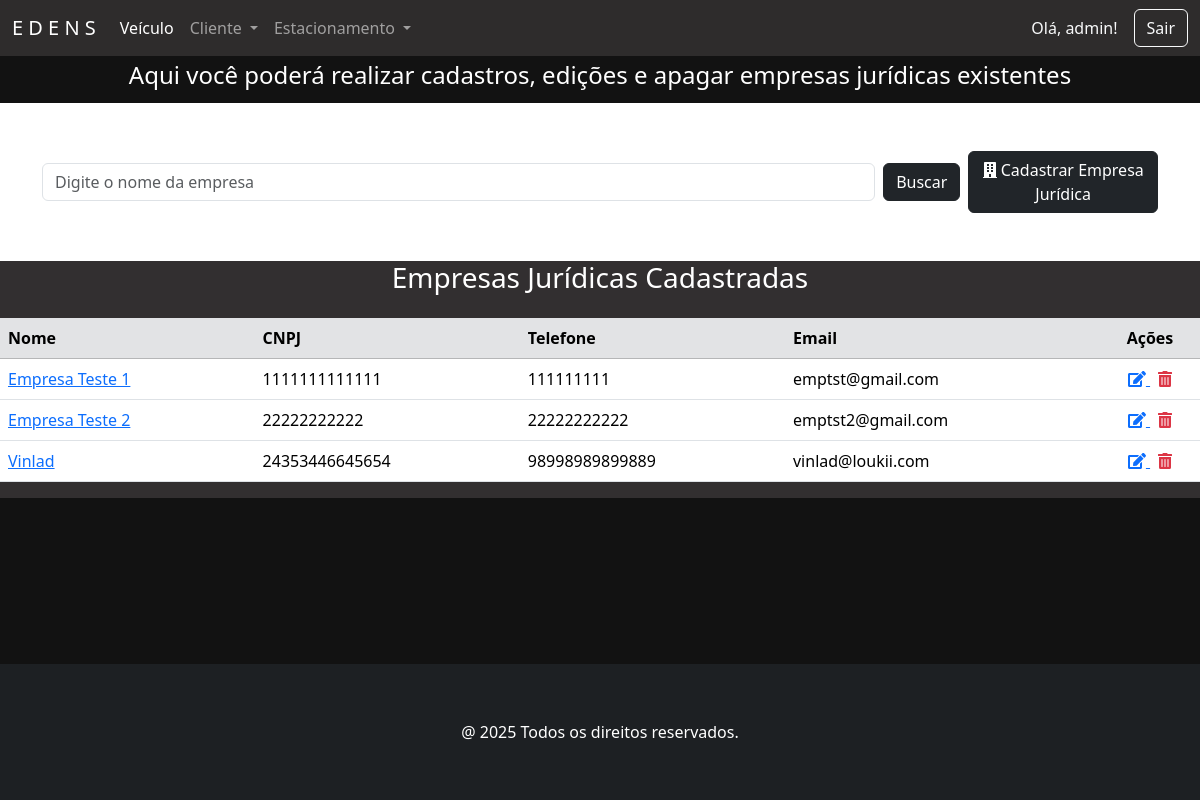
Before: /juridicos/ (signed in) with the older database file.
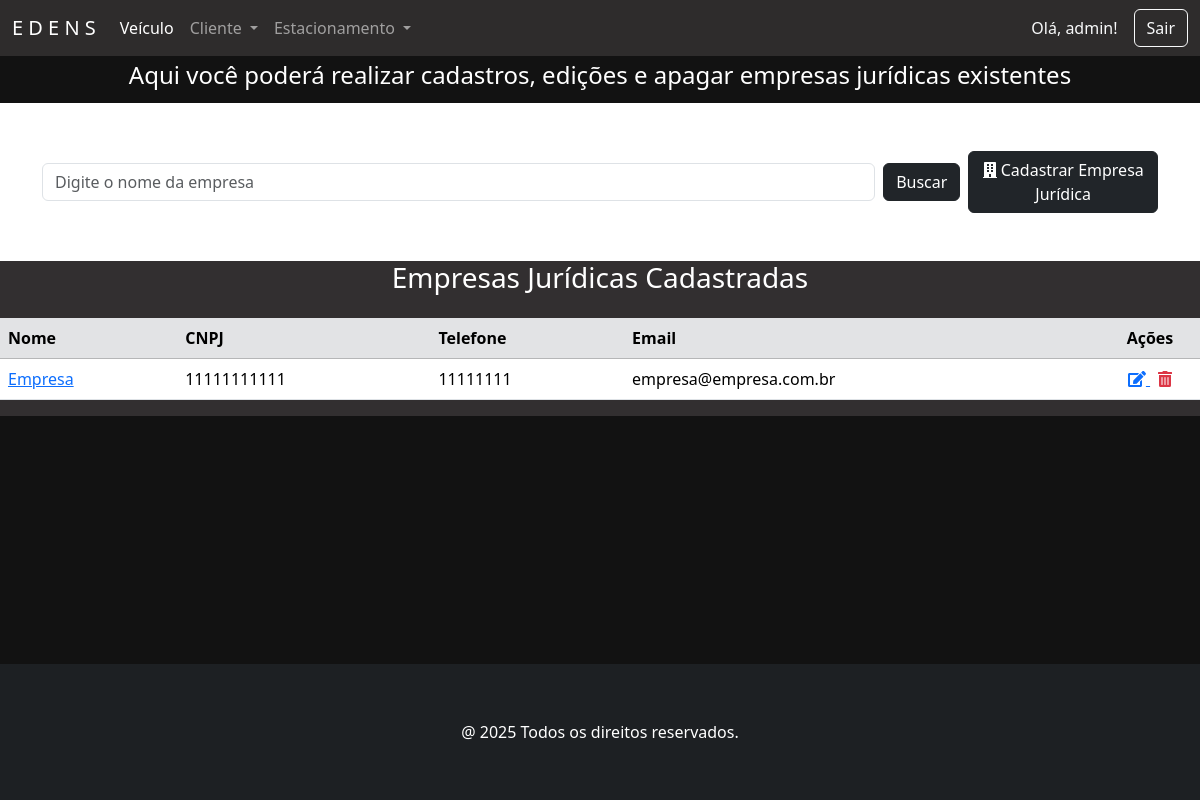
After: the same page with the newer database file.
### juridico/models.py (models this page shows, shortened)
class Juridico(models.Model):
    nome = models.CharField('Nome', max_length=50, help_text='Nome da Empresa', unique=True)
    cnpj = models.CharField(max_length=18, unique=True, help_text='CNPJ da Empresa')
    email = models.EmailField('Email', max_length=100, help_text='Email da Empresa', unique=True, blank=True, null=True)
    fone = models.CharField('Fone', max_length=20, help_text='Fone da Empresa', unique=True)
    class Meta:
        verbose_name = 'Juridico'
        verbose_name_plural = 'Juridicos'

### juridico/views.py (the view)
# urls.py: path('juridicos/', JuridicoView.as_view(), name='juridicos'),
class JuridicoView(PermissionRequiredMixin, ListView):
    model = Juridico
    template_name = 'juridico.html'
    permission_required = 'juridico.view_juridico'
    permission_denied_message = 'Você não tem permissão para visualizar empresas jurídicas.'
    def get_queryset(self):
        buscar = self.request.GET.get('buscar')
        qs = super(JuridicoView, self).get_queryset()
        if buscar:
            qs = qs.filter(nome__icontains=buscar)
        if qs.count() > 0:
            paginator = Paginator(qs, 10)
            listagem = paginator.get_page(self.request.GET.get('page'))
            return listagem
        else:
            messages.info(self.request, 'Não existem empresas jurídicas cadastradas.')
            return qs.none()

### juridico/templates/juridico.html (shortened to what this page needs)
{% extends 'principal.html' %}
{% load django_bootstrap5 %}
{% load static %}
{% block content %}
<div class="container-flex text-center text-white" style="background-color: #121212; padding: 5px">
    <h4>Aqui você poderá realizar cadastros, edições e apagar empresas jurídicas existentes</h4>
</div>
<section class="section">
    <div class="container mb-5 mt-5">
        <form action="" method="GET" class="d-flex justify-content-start align-items-center gap-2">
            <input class="form-control" type="text" name="buscar" value="{{ request.GET.buscar }}"
                   placeholder="Digite o nome da empresa" style="max-width: 900px;">
            <button type="submit" class="btn btn-dark">Buscar</button>
            <a href="{% url 'juridico_adicionar' %}" class="btn btn-dark">
                <i class="fas fa-building"></i> Cadastrar Empresa Jurídica
            </a>
        </form>
    </div>
</section>
{% if object_list %}
    <div class="card-body" style="background-color: #322f30">
        <h3 class="text-center text-white mb-4">Empresas Jurídicas Cadastradas</h3>
        <div class="table-responsive">
            <table class="table table-hover">
                <thead class="table-secondary">
                    <tr>
                        <th>Nome</th>
                        <th>CNPJ</th>
                        <th>Telefone</th>
                        <th>Email</th>
                        <th style="width: 100px; text-align: center">Ações</th>
                    </tr>
                </thead>
                <tbody>
                    {% for juridico in object_list %}
                    <tr>
                        <td>
                            <a href="#" data-bs-toggle="modal" data-bs-target="#modal{{ juridico.id }}">
                                {{ juridico.nome }}
                            </a>
                        </td>
                        <td>{{ juridico.cnpj }}</td>
                        <td>{{ juridico.fone }}</td>
                        <td>{{ juridico.email }}</td>
                        <td class="text-center">
                            <a href="{% url 'juridico_editar' juridico.pk %}" class="me-2" title="Editar">
                                <i class="fas fa-edit"></i>
                            </a>
                            <a href="{% url 'juridico_apagar' juridico.pk %}" title="Apagar" class="text-danger">
                                <i class="fas fa-trash-alt"></i>
                            </a>
                        </td>
                    </tr>
                    {% endfor %}
                </tbody>
            </table>
        </div>
    </div>
{% else %}
    <p class="text-center mt-4">Nenhuma empresa jurídica encontrada.</p>
{% endif %}
{% endblock %}

Changed rows visible on the page:
removed Juridico: nome "Empresa Teste 1", cnpj "1111111111111", fone "111111111", email "emptst@gmail.com"
removed Juridico: nome "Empresa Teste 2", cnpj "22222222222", fone "22222222222", email "emptst2@gmail.com"
removed Juridico: nome "Vinlad", cnpj "24353446645654", fone "98998989899889", email "vinlad@loukii.com"
added Juridico: nome "Empresa", cnpj "11111111111", fone "11111111", email "empresa@empresa.com.br"
